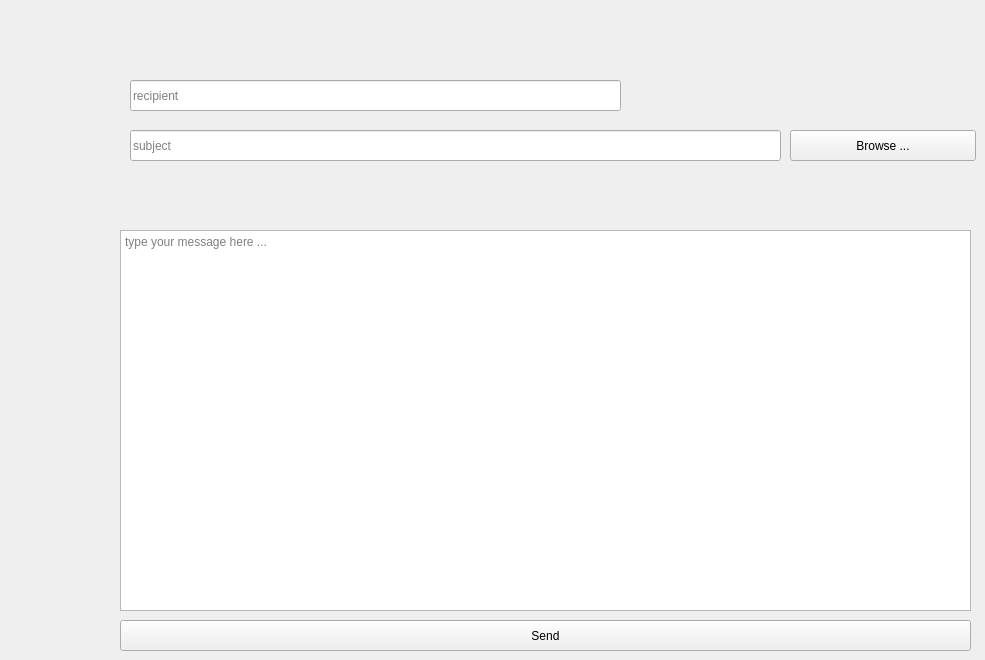
      <widget class="QWidget" name="tab_10">
       <attribute name="title">
        <string>mailing</string>
       </attribute>
       <widget class="QPushButton" name="sendBtn">
        <property name="geometry">
         <rect>
          <x>120</x>
          <y>620</y>
          <width>851</width>
          <height>31</height>
         </rect>
        </property>
        <property name="text">
         <string>Send</string>
        </property>
       </widget>
       <widget class="QPushButton" name="browseBtn">
        <property name="geometry">
         <rect>
          <x>790</x>
          <y>130</y>
          <width>186</width>
          <height>31</height>
         </rect>
        </property>
        <property name="text">
         <string>Browse ...</string>
        </property>
       </widget>
       <widget class="QLineEdit" name="rcpt">
        <property name="geometry">
         <rect>
          <x>130</x>
          <y>80</y>
          <width>491</width>
          <height>31</height>
         </rect>
        </property>
        <property name="placeholderText">
         <string>recipient</string>
        </property>
       </widget>
       <widget class="QTextEdit" name="msg">
        <property name="geometry">
         <rect>
          <x>120</x>
          <y>230</y>
          <width>851</width>
          <height>381</height>
         </rect>
        </property>
        <property name="placeholderText">
         <string>type your message here ...</string>
        </property>
       </widget>
       <widget class="QLineEdit" name="subject">
        <property name="geometry">
         <rect>
          <x>130</x>
          <y>130</y>
          <width>651</width>
          <height>31</height>
         </rect>
        </property>
        <property name="placeholderText">
         <string>subject</string>
        </property>
       </widget>
      </widget>
